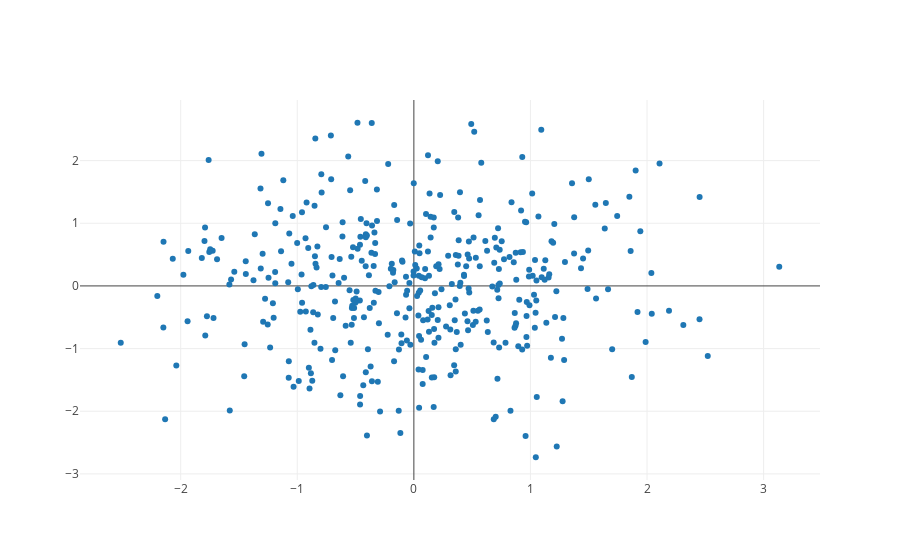

This figure's notebook cell:
### Markdown cell above
**Produce the plot using iplot**

Hover over each point to view the X and Y coordinates of the point

### Code cell
offline.iplot(data_scatterplot)

### Figure 1 — Plotly figure (JSON) as saved in the notebook; plotly's stock layout.template omitted (floating-point values rounded to 4 significant figures; data arrays with more than 128 entries replaced by an {"elided": "..."} marker saying what was removed)
{"data": [{"mode": "markers", "type": "scatter", "uid": "34d71640-9aeb-11e8-8c1b-6030d4660e22", "x": {"elided": "400 float values"}, "y": {"elided": "400 float values"}}], "layout": {}}
